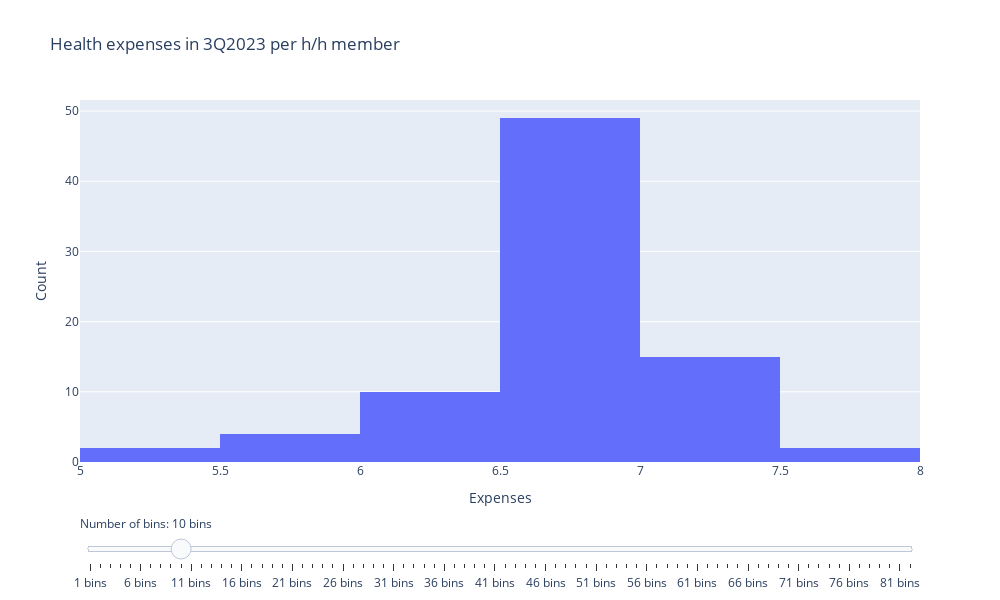

The cell this chart's notebook holds for it:
### Code cell
plot_hist(np.log(data.health_3q2023))

### Figure 1 — Plotly figure (JSON) as saved in the notebook; plotly's stock layout.template omitted (floating-point values rounded to 4 significant figures)
{"data": [{"nbinsx": 10, "type": "histogram", "x": [6.628, 6.405, 6.8, 6.881, 7.097, 7.059, 6.773, 6.607, 6.905, 7.202, 6.905, 6.701, 6.8, 6.604, 6.679, 6.646, 6.903, 7.012, 6.888, 6.857, 6.739, 6.892, 6.309, 6.888, 7.166, 6.963, 7.183, 6.548, 6.563, 6.432, 6.36, 7.719, 6.409, 7.043, 6.847, 6.36, 5.565, 5.325, 5.791, 6.896, 6.263, 5.435, 6.747, 6.799, 6.58, 6.798, 7.083, 7.115, 6.606, 7.003, 6.839, 6.941, 6.754, 6.749, 6.388, 6.659, 6.788, 6.651, 7.108, 7.091, 6.805, 6.404, 5.624, 6.566, 6.499, 6.538, 7.069, 6.716, 6.847, 6.542, 7.694, 5.717, 6.896, 6.608, 6.834, 6.872, 7.495, 6.758, 6.912, 7.258, 6.882, 6.634]}], "layout": {"height": 600, "sliders": [{"active": 9, "currentvalue": {"prefix": "Number of bins: "}, "pad": {"t": 50}, "steps": [{"args": [{"nbinsx": [1]}], "label": "1 bins", "method": "update"}, {"args": [{"nbinsx": [2]}], "label": "2 bins", "method": "update"}, {"args": [{"nbinsx": [3]}], "label": "3 bins", "method": "update"}, {"args": [{"nbinsx": [4]}], "label": "4 bins", "method": "update"}, {"args": [{"nbinsx": [5]}], "label": "5 bins", "method": "update"}, {"args": [{"nbinsx": [6]}], "label": "6 bins", "method": "update"}, {"args": [{"nbinsx": [7]}], "label": "7 bins", "method": "update"}, {"args": [{"nbinsx": [8]}], "label": "8 bins", "method": "update"}, {"args": [{"nbinsx": [9]}], "label": "9 bins", "method": "update"}, {"args": [{"nbinsx": [10]}], "label": "10 bins", "method": "update"}, {"args": [{"nbinsx": [11]}], "label": "11 bins", "method": "update"}, {"args": [{"nbinsx": [12]}], "label": "12 bins", "method": "update"}, {"args": [{"nbinsx": [13]}], "label": "13 bins", "method": "update"}, {"args": [{"nbinsx": [14]}], "label": "14 bins", "method": "update"}, {"args": [{"nbinsx": [15]}], "label": "15 bins", "method": "update"}, {"args": [{"nbinsx": [16]}], "label": "16 bins", "method": "update"}, {"args": [{"nbinsx": [17]}], "label": "17 bins", "method": "update"}, {"args": [{"nbinsx": [18]}], "label": "18 bins", "method": "update"}, {"args": [{"nbinsx": [19]}], "label": "19 bins", "method": "update"}, {"args": [{"nbinsx": [20]}], "label": "20 bins", "method": "update"}, {"args": [{"nbinsx": [21]}], "label": "21 bins", "method": "update"}, {"args": [{"nbinsx": [22]}], "label": "22 bins", "method": "update"}, {"args": [{"nbinsx": [23]}], "label": "23 bins", "method": "update"}, {"args": [{"nbinsx": [24]}], "label": "24 bins", "method": "update"}, {"args": [{"nbinsx": [25]}], "label": "25 bins", "method": "update"}, {"args": [{"nbinsx": [26]}], "label": "26 bins", "method": "update"}, {"args": [{"nbinsx": [27]}], "label": "27 bins", "method": "update"}, {"args": [{"nbinsx": [28]}], "label": "28 bins", "method": "update"}, {"args": [{"nbinsx": [29]}], "label": "29 bins", "method": "update"}, {"args": [{"nbinsx": [30]}], "label": "30 bins", "method": "update"}, {"args": [{"nbinsx": [31]}], "label": "31 bins", "method": "update"}, {"args": [{"nbinsx": [32]}], "label": "32 bins", "method": "update"}, {"args": [{"nbinsx": [33]}], "label": "33 bins", "method": "update"}, {"args": [{"nbinsx": [34]}], "label": "34 bins", "method": "update"}, {"args": [{"nbinsx": [35]}], "label": "35 bins", "method": "update"}, {"args": [{"nbinsx": [36]}], "label": "36 bins", "method": "update"}, {"args": [{"nbinsx": [37]}], "label": "37 bins", "method": "update"}, {"args": [{"nbinsx": [38]}], "label": "38 bins", "method": "update"}, {"args": [{"nbinsx": [39]}], "label": "39 bins", "method": "update"}, {"args": [{"nbinsx": [40]}], "label": "40 bins", "method": "update"}, {"args": [{"nbinsx": [41]}], "label": "41 bins", "method": "update"}, {"args": [{"nbinsx": [42]}], "label": "42 bins", "method": "update"}, {"args": [{"nbinsx": [43]}], "label": "43 bins", "method": "update"}, {"args": [{"nbinsx": [44]}], "label": "44 bins", "method": "update"}, {"args": [{"nbinsx": [45]}], "label": "45 bins", "method": "update"}, {"args": [{"nbinsx": [46]}], "label": "46 bins", "method": "update"}, {"args": [{"nbinsx": [47]}], "label": "47 bins", "method": "update"}, {"args": [{"nbinsx": [48]}], "label": "48 bins", "method": "update"}, {"args": [{"nbinsx": [49]}], "label": "49 bins", "method": "update"}, {"args": [{"nbinsx": [50]}], "label": "50 bins", "method": "update"}, {"args": [{"nbinsx": [51]}], "label": "51 bins", "method": "update"}, {"args": [{"nbinsx": [52]}], "label": "52 bins", "method": "update"}, {"args": [{"nbinsx": [53]}], "label": "53 bins", "method": "update"}, {"args": [{"nbinsx": [54]}], "label": "54 bins", "method": "update"}, {"args": [{"nbinsx": [55]}], "label": "55 bins", "method": "update"}, {"args": [{"nbinsx": [56]}], "label": "56 bins", "method": "update"}, {"args": [{"nbinsx": [57]}], "label": "57 bins", "method": "update"}, {"args": [{"nbinsx": [58]}], "label": "58 bins", "method": "update"}, {"args": [{"nbinsx": [59]}], "label": "59 bins", "method": "update"}, {"args": [{"nbinsx": [60]}], "label": "60 bins", "method": "update"}, {"args": [{"nbinsx": [61]}], "label": "61 bins", "method": "update"}, {"args": [{"nbinsx": [62]}], "label": "62 bins", "method": "update"}, {"args": [{"nbinsx": [63]}], "label": "63 bins", "method": "update"}, {"args": [{"nbinsx": [64]}], "label": "64 bins", "method": "update"}, {"args": [{"nbinsx": [65]}], "label": "65 bins", "method": "update"}, {"args": [{"nbinsx": [66]}], "label": "66 bins", "method": "update"}, {"args": [{"nbinsx": [67]}], "label": "67 bins", "method": "update"}, {"args": [{"nbinsx": [68]}], "label": "68 bins", "method": "update"}, {"args": [{"nbinsx": [69]}], "label": "69 bins", "method": "update"}, {"args": [{"nbinsx": [70]}], "label": "70 bins", "method": "update"}, {"args": [{"nbinsx": [71]}], "label": "71 bins", "method": "update"}, {"args": [{"nbinsx": [72]}], "label": "72 bins", "method": "update"}, {"args": [{"nbinsx": [73]}], "label": "73 bins", "method": "update"}, {"args": [{"nbinsx": [74]}], "label": "74 bins", "method": "update"}, {"args": [{"nbinsx": [75]}], "label": "75 bins", "method": "update"}, {"args": [{"nbinsx": [76]}], "label": "76 bins", "method": "update"}, {"args": [{"nbinsx": [77]}], "label": "77 bins", "method": "update"}, {"args": [{"nbinsx": [78]}], "label": "78 bins", "method": "update"}, {"args": [{"nbinsx": [79]}], "label": "79 bins", "method": "update"}, {"args": [{"nbinsx": [80]}], "label": "80 bins", "method": "update"}, {"args": [{"nbinsx": [81]}], "label": "81 bins", "method": "update"}, {"args": [{"nbinsx": [82]}], "label": "82 bins", "method": "update"}]}], "title": {"text": "Health expenses in 3Q2023 per h/h member"}, "width": 1000, "xaxis": {"title": {"text": "Expenses"}}, "yaxis": {"title": {"text": "Count"}}}}
